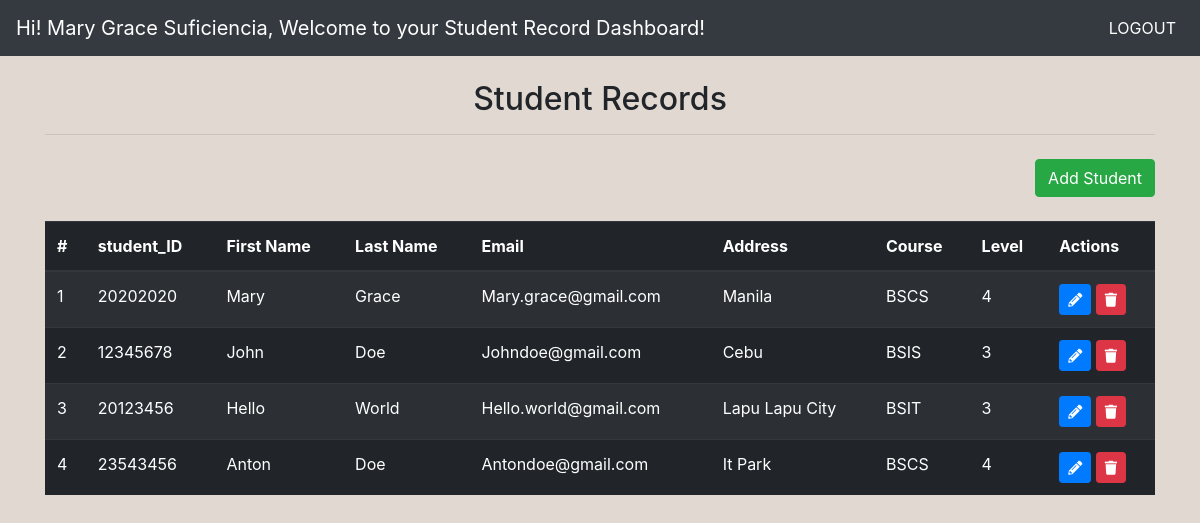
The app's page /student_records.php with its own data.
### tables this page shows
CREATE TABLE `users` (
  `id` int(11) NOT NULL,
  `fname` varchar(50) NOT NULL,
  `lname` varchar(50) NOT NULL,
  `username` varchar(50) NOT NULL,
  `password` varchar(50) NOT NULL
);

CREATE TABLE `students` (
  `id` int(11) NOT NULL,
  `student_ID` int(11) NOT NULL,
  `fname` varchar(100) NOT NULL,
  `lname` varchar(100) NOT NULL,
  `Email` varchar(100) NOT NULL,
  `address` varchar(255) NOT NULL,
  `course` varchar(100) NOT NULL,
  `level` int(5) NOT NULL
);

### db_connection.php (called while the page is built, shortened)
<?php
$host = 'localhost';
$username = 'root';
$password = '';
$database = 'studentrecord';
$conn = new mysqli($host, $username, $password, $database);
$sql = "SELECT student_ID, fname, lname,  email, address, course, level FROM students";
$result = $conn->query($sql);
$students = [];
if ($result->num_rows > 0) {
    while ($row = $result->fetch_assoc()) {
        $students[] = $row;
    }
}
$sql = "SELECT fname, lname, username, password FROM users";
$result = $conn->query($sql);
$users = [];
if ($result->num_rows > 0) {
    while ($row = $result->fetch_assoc()) {
        $users[] = $row;
    }
}

### student_records.php (the view, shortened to what this page needs)
<?php include 'db_connection.php'; ?>
<!DOCTYPE html>
<html>
<head>
    <link rel="stylesheet" href="https://maxcdn.bootstrapcdn.com/bootstrap/4.0.0/css/bootstrap.min.css">
    <link rel="stylesheet" href="https://cdnjs.cloudflare.com/ajax/libs/font-awesome/5.15.3/css/all.min.css">
</head>
<body style="background-color:#E1D9D1">
    <nav class="navbar navbar-expand-lg navbar-dark bg-dark">
        <a class="navbar-brand" href="#">
        <?php foreach ($users as $index => $user) : ?>
         Hi! <?php echo $user['fname']; ?> <?php echo $user['lname']; ?>, Welcome to your Student Record Dashboard!
        <?php endforeach; ?>
        </a>
        <div class="collapse navbar-collapse" id="navbarNav">
            <ul class="navbar-nav ml-auto">
                <li class="nav-item">
                    <a class="nav-link text-white" href="logout.php">LOGOUT</a>
                </li>
            </ul>
        </div>
    </nav>
    <div class="container mt-4 ">
        <h2 class="text-center">Student Records</h2>
        <hr>
        <button type="button" class="btn btn-success mt-2 mb-4" style="float:right;" data-toggle="modal" data-target="#addStudentModal">
            Add Student
        </button>
        <table class="table table-striped table-dark">
            <thead>
                <tr>
                    <th>#</th>
                    <th>student_ID</th>
                    <th>First Name</th>
                    <th>Last Name</th>
                    <th>Email</th>
                    <th>Address</th>
                    <th>Course</th>
                    <th>Level</th>
                    <th>Actions</th>
                </tr>
            </thead>
            <tbody>
                <?php foreach ($students as $index => $student) : ?>
                    <tr>
                        <td><?php echo $index + 1; ?></td>
                        <td><?php echo $student['student_ID']; ?></td>
                        <td><?php echo $student['fname']; ?></td>
                        <td><?php echo $student['lname']; ?></td>
                        <td><?php echo $student['email']; ?></td>
                        <td><?php echo $student['address']; ?></td>
                        <td><?php echo $student['course']; ?></td>
                        <td><?php echo $student['level']; ?></td>
                        <td>
                            <button class="btn btn-primary btn-sm" title="Edit Student" data-toggle="modal" data-target="#editStudentModal<?php echo $student['student_ID']; ?>">
                                <i class="fas fa-pencil-alt"></i>
                            </button>
                            <button class="btn btn-danger btn-sm" title="Delete Student" data-toggle="modal" data-target="#deleteModal<?php echo $student['student_ID']; ?>">
                                <i class="fas fa-trash"></i>
                            </button>
                        </td>
                    </tr>
                <?php endforeach; ?>
            </tbody>
        </table>
    </div>
</body>
</html>

### records on screen
users: fname "Mary Grace", lname "Suficiencia"
students: student_ID "20202020", fname "Mary", lname "Grace", Email "Mary.grace@gmail.com", address "Manila", course "BSCS", level "4"
students: student_ID "12345678", fname "John", lname "Doe", Email "Johndoe@gmail.com", address "Cebu", course "BSIS", level "3"
students: student_ID "20123456", fname "Hello", lname "World", Email "Hello.world@gmail.com", address "Lapu Lapu City", course "BSIT", level "3"
students: student_ID "23543456", fname "Anton", lname "Doe", Email "Antondoe@gmail.com", address "It Park", course "BSCS", level "4"
